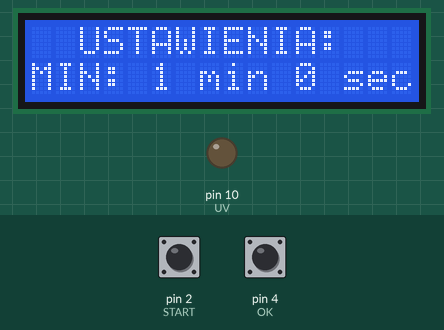
A sketch run on a simulated Arduino Uno, built with avr-gcc and run on an emulated ATmega328P. On the bench: 16×2 character LCD, output pins drawn as LEDs (lit = HIGH). The test bench sets the inputs (shaded band); at power-on: pin 4 (OK) HIGH, pin 2 (START) LOW.

Above: at 3.3 s.
3.4 s: pin 4 (OK) pulled LOW for 1 s
At 3.76 s:
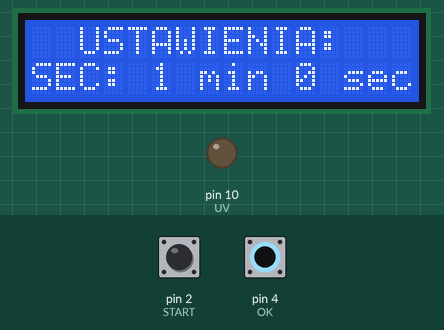
At 4.5 s:
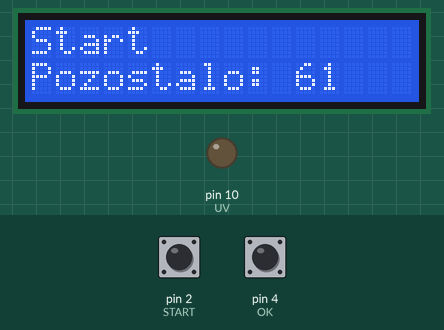
Timing chart, 0 to 6.4 s (numbered marks = the images above; inputs shaded):
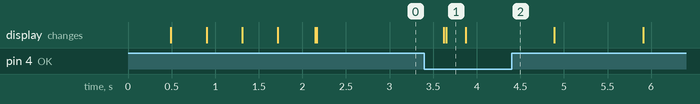

The sketch:

Soldermask_UV.ino
```cpp
#include <Wire.h>   // standardowa biblioteka Arduino
#include <LiquidCrystal_I2C.h>

LiquidCrystal_I2C lcd(0x3F, 2, 1, 0, 4, 5, 6, 7, 3, POSITIVE);

#define OK 4    //przycisk zatwierdzania czasu
#define UV 10
#define START 11 //przycisk START

    //zmienne przedstawiające menu i dzialanie uv
    int ustCzasu=0;  //0 - ustawienie MIN, 1 - potwierdzenie startu, 2 - odliczanie,
    #define USTAWIENIA_MIN 0
    #define USTAWIENIA_SEC 1
    #define START 2
    #define ODLICZANIE  3

        // Wartosci potrzebne do enkoderow
        int encoder0PinA = 2;
        int encoder0PinB = 3;
        int encoder0PinA2 = 2;
        int encoder0PinB2 = 3;
        word encoder0Pos = 0;
        word encoder0Pos2 = 0;
        int encoder0PinALast = LOW;
        int encoder0PinALast2 = LOW;
        int n = LOW;
        int n2 = LOW;
        int a = 0;

//zmienne zawierające czas
unsigned long time_on = 0;       //czas włączenia pompy
unsigned long aktualny_czas=0;   //aktualny czas
int odliczanie=0;

void setup()
  {
  Serial.begin(9600);
  lcd.begin(16,2);
  lcd.backlight();
  lcd.setCursor(3,0);
  lcd.print("Utwardzacz");
    delay(400);
  lcd.setCursor(1,1);
  lcd.print("do Soldermaski");
    delay(400);
  lcd.clear();
   lcd.setCursor(1,0);
  lcd.print("Utwardzacz UV");
    delay(400);
  lcd.setCursor(0,1);
  lcd.print("ver 1.0");
    delay(400);
  lcd.setCursor(10,1);
  lcd.print("2019r");
    delay(400);
  lcd.clear();

  pinMode(UV, OUTPUT);            // Przekznik UV
  pinMode(OK, INPUT_PULLUP);      // Zatwierdzanie czasu
  pinMode(START, INPUT_PULLUP);   // START
  pinMode (encoder0PinA, INPUT);
  pinMode (encoder0PinB, INPUT);


  time_on = 0;
  ustCzasu = 0;
    }

    void loop()
    {
      //Pobierz liczbe milisekund od startu
      aktualny_czas = millis();


 //w pętli switch sterujemy ledami
      switch(ustCzasu)
      {
        //----------------------------------------------------------------------------
        case USTAWIENIA_MIN:

             lcd.setCursor(2,0);
             lcd.print("USTAWIENIA:");
             lcd.setCursor(0,1);
             lcd.print("MIN:");
             if (encoder0Pos < 10) lcd.print(" ");
             lcd.print(encoder0Pos, DEC);
             lcd.setCursor(7,1);
             lcd.print("min");
             lcd.setCursor(11,1);
             lcd.print(encoder0Pos2);
             lcd.setCursor(13,1);
             lcd.print("sec");

n = digitalRead(encoder0PinA);
  encoder0Pos = constrain(encoder0Pos, 1, 59);
  if ((encoder0PinALast == LOW) && (n == HIGH)) {
    if (digitalRead(encoder0PinB) == LOW) {
      encoder0Pos--;
    } else {
      encoder0Pos++;
    }

  }
  encoder0PinALast = n;
              //---------------------------------LCD-------------------------//

              if (digitalRead(OK) == LOW){
                delay(200);
                lcd.clear();
                ustCzasu=USTAWIENIA_SEC;
                } //wyjście z if'a

         break;    //wyjście ze switch
  //--------------------------------------------------------------------------//
        case USTAWIENIA_SEC:

             lcd.setCursor(2,0);
             lcd.print("USTAWIENIA:");
             lcd.setCursor(0,1);
             lcd.print("SEC:");
             if (encoder0Pos < 10) lcd.print(" ");
             lcd.print(encoder0Pos, DEC);
             lcd.setCursor(7,1);
             lcd.print("min");
             lcd.setCursor(11,1);
             lcd.print(encoder0Pos2);
             lcd.setCursor(13,1);
             lcd.print("sec");

n2 = digitalRead(encoder0PinA2);
  encoder0Pos2 = constrain(encoder0Pos2, 1, 59);
  if ((encoder0PinALast2 == LOW) && (n2 == HIGH)) {
    if (digitalRead(encoder0PinB2) == LOW) {
      encoder0Pos2--;
    } else {
      encoder0Pos2++;
    }

  }
  encoder0PinALast2 = n2;
                if (digitalRead(OK) == LOW){
                delay(200);
                lcd.clear();
                ustCzasu=START;

          break;    //wyjście ze switch
        //----------------------------------------------------------------------------
                case START:
 //----------------------------------LCD----------------------------------------------//

      odliczanie=encoder0Pos*60+encoder0Pos2;
      for (int a=odliczanie; a>=0; a--)
{
      lcd.setCursor(0, 0);
      lcd.print("Start");
      lcd.setCursor(0, 1);
      lcd.print("Pozostalo: ");
      lcd.print(a);
      if (a < 10) lcd.print("  ");
delay(1000);
}


                if (digitalRead(OK) == LOW){
                delay(200);
                lcd.clear();
                ustCzasu=USTAWIENIA_MIN;
                }
          break;    //wyjście ze switch
        //----------------------------------------------------------------------------

         case ODLICZANIE:

 //----------------------------------LCD----------------------------------------------//
             lcd.setCursor(2,0);
             lcd.print("ODLICZANIE");
             lcd.setCursor(0,1);
             lcd.print(encoder0Pos);
             lcd.setCursor(6,1);
             lcd.print(encoder0Pos2);
                if (digitalRead(OK) == LOW){
                delay(200);
                lcd.clear();
                ustCzasu=USTAWIENIA_MIN;
                }
   //wyjście ze switch
      default:
      break;
      }       //koniec switch
}}
```

Measured:
- after the input at 3.4 s, the display: first changes after 0.22 s (image 1 shows a later state)
